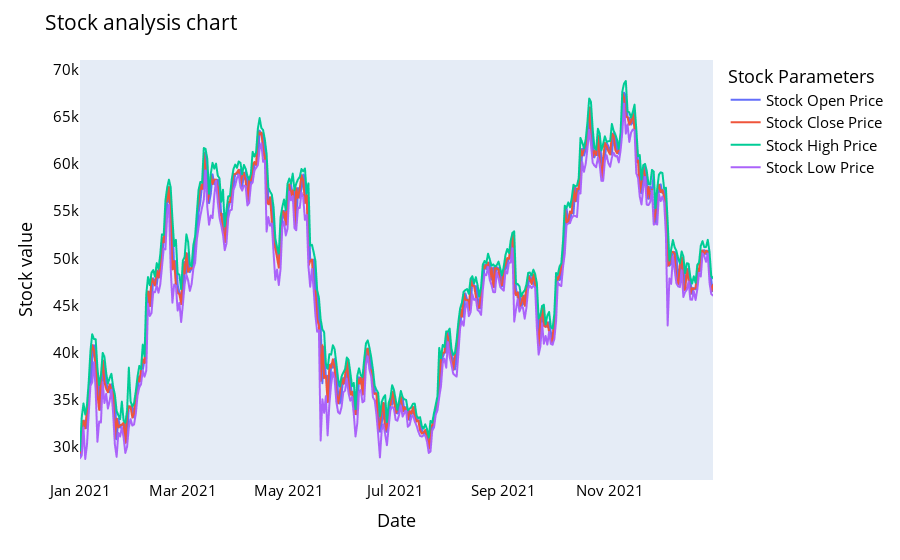

Notebook code cell kept with this figure:
### Code cell
from itertools import cycle
import plotly.express as px

names = cycle(['Stock Open Price', 'Stock Close Price', 'Stock High Price', 'Stock Low Price'])

fig = px.line(y_2021, x=y_2021.Date, y=[y_2021['Open'], y_2021['Close'], 
                                         y_2021['High'], y_2021['Low']],
              labels={'Date': 'Date', 'value': 'Stock value'})
fig.update_layout(title_text='Stock analysis chart', font_size=15, font_color='black', legend_title_text='Stock Parameters')
fig.for_each_trace(lambda t: t.update(name=next(names)))
fig.update_xaxes(showgrid=False)
fig.update_yaxes(showgrid=False)

fig.show()

### Figure 1 — Plotly figure (JSON) as saved in the notebook; plotly's stock layout.template omitted (floating-point values rounded to 4 significant figures; data arrays with more than 128 entries replaced by an {"elided": "..."} marker saying what was removed)
{"data": [{"hovertemplate": "variable=Open<br>Date=%{x}<br>Stock value=%{y}<extra></extra>", "legendgroup": "Open", "line": {"color": "#636efa", "dash": "solid"}, "marker": {"symbol": "circle"}, "mode": "lines", "name": "Stock Open Price", "showlegend": true, "type": "scattergl", "x": {"elided": "364 str values"}, "xaxis": "x", "y": {"elided": "364 float values"}, "yaxis": "y"}, {"hovertemplate": "variable=Close<br>Date=%{x}<br>Stock value=%{y}<extra></extra>", "legendgroup": "Close", "line": {"color": "#EF553B", "dash": "solid"}, "marker": {"symbol": "circle"}, "mode": "lines", "name": "Stock Close Price", "showlegend": true, "type": "scattergl", "x": {"elided": "364 str values"}, "xaxis": "x", "y": {"elided": "364 float values"}, "yaxis": "y"}, {"hovertemplate": "variable=High<br>Date=%{x}<br>Stock value=%{y}<extra></extra>", "legendgroup": "High", "line": {"color": "#00cc96", "dash": "solid"}, "marker": {"symbol": "circle"}, "mode": "lines", "name": "Stock High Price", "showlegend": true, "type": "scattergl", "x": {"elided": "364 str values"}, "xaxis": "x", "y": {"elided": "364 float values"}, "yaxis": "y"}, {"hovertemplate": "variable=Low<br>Date=%{x}<br>Stock value=%{y}<extra></extra>", "legendgroup": "Low", "line": {"color": "#ab63fa", "dash": "solid"}, "marker": {"symbol": "circle"}, "mode": "lines", "name": "Stock Low Price", "showlegend": true, "type": "scattergl", "x": {"elided": "364 str values"}, "xaxis": "x", "y": {"elided": "364 float values"}, "yaxis": "y"}], "layout": {"autosize": true, "font": {"color": "black", "size": 15}, "legend": {"title": {"text": "Stock Parameters"}, "tracegroupgap": 0}, "margin": {"t": 60}, "title": {"text": "Stock analysis chart"}, "xaxis": {"anchor": "y", "autorange": true, "domain": [0, 1], "range": ["2021-01-01", "2021-12-30"], "showgrid": false, "title": {"text": "Date"}, "type": "date"}, "yaxis": {"anchor": "x", "autorange": true, "domain": [0, 1], "range": [26500.0, 71020.0], "showgrid": false, "title": {"text": "Stock value"}, "type": "linear"}}}
